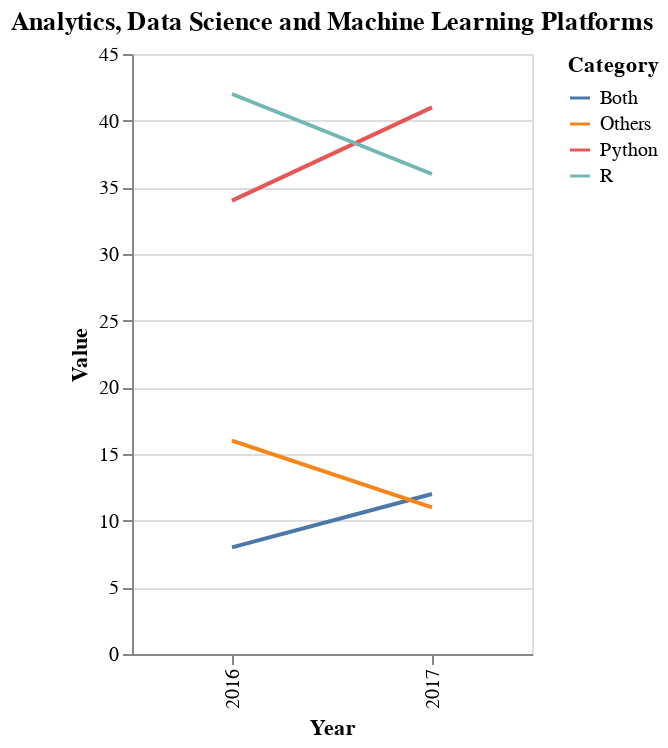

Notebook source saved alongside this figure:
### Code cell
slope = alt.Chart(source).mark_line().encode(
    x=alt.X('Year:N'),
    y=alt.Y('Value%:Q'),
    color=alt.Color('Category:N'),
    detail='Category:N'
).properties(
    width=200,
    height=300,
    title="Analytics, Data Science and Machine Learning Platforms"
)

slope

# focuses on the trend, which is on the foreground, maybe it would be the best for more than 2 periods, but it is still quite okay

### Figure 1 — Vega-Lite specification as saved in the notebook (floating-point values rounded to 4 significant figures)
{"config": {"view": {"continuousWidth": 300, "continuousHeight": 300}}, "data": {"name": "data-c3c080b2baccd260da26ec07fac96120"}, "mark": {"type": "line"}, "encoding": {"color": {"field": "Category", "type": "nominal"}, "detail": {"field": "Category", "type": "nominal"}, "x": {"field": "Year", "type": "nominal"}, "y": {"field": "Value", "type": "quantitative"}}, "height": 300, "title": "Analytics, Data Science and Machine Learning Platforms", "width": 200, "$schema": "https://vega.github.io/schema/vega-lite/v5.20.1.json", "datasets": {"data-c3c080b2baccd260da26ec07fac96120": [{"Year": 2016, "Category": "Python", "Value": 34}, {"Year": 2016, "Category": "R", "Value": 42}, {"Year": 2016, "Category": "Both", "Value": 8}, {"Year": 2016, "Category": "Others", "Value": 16}, {"Year": 2017, "Category": "Python", "Value": 41}, {"Year": 2017, "Category": "R", "Value": 36}, {"Year": 2017, "Category": "Both", "Value": 12}, {"Year": 2017, "Category": "Others", "Value": 11}]}}
